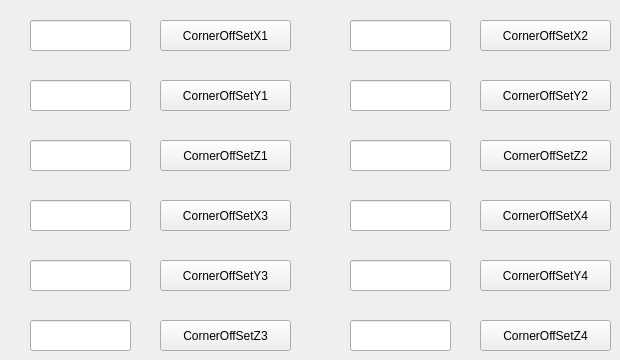
   <widget class="QWidget" name="page_7">
    <widget class="QPushButton" name="pushButton_FrameCornerOffSetY1">
     <property name="geometry">
      <rect>
       <x>160</x>
       <y>80</y>
       <width>131</width>
       <height>31</height>
      </rect>
     </property>
     <property name="styleSheet">
      <string notr="true">font: 75 12pt &quot;微软雅黑&quot;;</string>
     </property>
     <property name="text">
      <string>CornerOffSetY1</string>
     </property>
    </widget>
    <widget class="QPushButton" name="pushButton_FrameCornerOffSetX1">
     <property name="geometry">
      <rect>
       <x>160</x>
       <y>20</y>
       <width>131</width>
       <height>31</height>
      </rect>
     </property>
     <property name="styleSheet">
      <string notr="true">font: 75 12pt &quot;微软雅黑&quot;;</string>
     </property>
     <property name="text">
      <string>CornerOffSetX1</string>
     </property>
    </widget>
    <widget class="QLineEdit" name="lineEdit_FrameCornerOffSetX1">
     <property name="geometry">
      <rect>
       <x>30</x>
       <y>20</y>
       <width>101</width>
       <height>31</height>
      </rect>
     </property>
     <property name="alignment">
      <set>Qt::AlignCenter</set>
     </property>
    </widget>
    <widget class="QLineEdit" name="lineEdit_FrameCornerOffSetZ1">
     <property name="geometry">
      <rect>
       <x>30</x>
       <y>140</y>
       <width>101</width>
       <height>31</height>
      </rect>
     </property>
     <property name="alignment">
      <set>Qt::AlignCenter</set>
     </property>
    </widget>
    <widget class="QPushButton" name="pushButton_FrameCornerOffSetZ1">
     <property name="geometry">
      <rect>
       <x>160</x>
       <y>140</y>
       <width>131</width>
       <height>31</height>
      </rect>
     </property>
     <property name="styleSheet">
      <string notr="true">font: 75 12pt &quot;微软雅黑&quot;;</string>
     </property>
     <property name="text">
      <string>CornerOffSetZ1</string>
     </property>
    </widget>
    <widget class="QLineEdit" name="lineEdit_FrameCornerOffSetY1">
     <property name="geometry">
      <rect>
       <x>30</x>
       <y>80</y>
       <width>101</width>
       <height>31</height>
      </rect>
     </property>
     <property name="alignment">
      <set>Qt::AlignCenter</set>
     </property>
    </widget>
    <widget class="QPushButton" name="pushButton_FrameCornerOffSetZ2">
     <property name="geometry">
      <rect>
       <x>480</x>
       <y>140</y>
       <width>131</width>
       <height>31</height>
      </rect>
     </property>
     <property name="styleSheet">
      <string notr="true">font: 75 12pt &quot;微软雅黑&quot;;</string>
     </property>
     <property name="text">
      <string>CornerOffSetZ2</string>
     </property>
    </widget>
    <widget class="QLineEdit" name="lineEdit_FrameCornerOffSetZ2">
     <property name="geometry">
      <rect>
       <x>350</x>
       <y>140</y>
       <width>101</width>
       <height>31</height>
      </rect>
     </property>
     <property name="alignment">
      <set>Qt::AlignCenter</set>
     </property>
    </widget>
    <widget class="QLineEdit" name="lineEdit_FrameCornerOffSetX2">
     <property name="geometry">
      <rect>
       <x>350</x>
       <y>20</y>
       <width>101</width>
       <height>31</height>
      </rect>
     </property>
     <property name="alignment">
      <set>Qt::AlignCenter</set>
     </property>
    </widget>
    <widget class="QLineEdit" name="lineEdit_FrameCornerOffSetY2">
     <property name="geometry">
      <rect>
       <x>350</x>
       <y>80</y>
       <width>101</width>
       <height>31</height>
      </rect>
     </property>
     <property name="alignment">
      <set>Qt::AlignCenter</set>
     </property>
    </widget>
    <widget class="QPushButton" name="pushButton_FrameCornerOffSetY2">
     <property name="geometry">
      <rect>
       <x>480</x>
       <y>80</y>
       <width>131</width>
       <height>31</height>
      </rect>
     </property>
     <property name="styleSheet">
      <string notr="true">font: 75 12pt &quot;微软雅黑&quot;;</string>
     </property>
     <property name="text">
      <string>CornerOffSetY2</string>
     </property>
    </widget>
    <widget class="QPushButton" name="pushButton_FrameCornerOffSetX2">
     <property name="geometry">
      <rect>
       <x>480</x>
       <y>20</y>
       <width>131</width>
       <height>31</height>
      </rect>
     </property>
     <property name="styleSheet">
      <string notr="true">font: 75 12pt &quot;微软雅黑&quot;;</string>
     </property>
     <property name="text">
      <string>CornerOffSetX2</string>
     </property>
    </widget>
    <widget class="QPushButton" name="pushButton_FrameCornerOffSetZ3">
     <property name="geometry">
      <rect>
       <x>160</x>
       <y>320</y>
       <width>131</width>
       <height>31</height>
      </rect>
     </property>
     <property name="styleSheet">
      <string notr="true">font: 75 12pt &quot;微软雅黑&quot;;</string>
     </property>
     <property name="text">
      <string>CornerOffSetZ3</string>
     </property>
    </widget>
    <widget class="QPushButton" name="pushButton_FrameCornerOffSetY3">
     <property name="geometry">
      <rect>
       <x>160</x>
       <y>260</y>
       <width>131</width>
       <height>31</height>
      </rect>
     </property>
     <property name="styleSheet">
      <string notr="true">font: 75 12pt &quot;微软雅黑&quot;;</string>
     </property>
     <property name="text">
      <string>CornerOffSetY3</string>
     </property>
    </widget>
    <widget class="QLineEdit" name="lineEdit_FrameCornerOffSetY3">
     <property name="geometry">
      <rect>
       <x>30</x>
       <y>260</y>
       <width>101</width>
       <height>31</height>
      </rect>
     </property>
     <property name="alignment">
      <set>Qt::AlignCenter</set>
     </property>
    </widget>
    <widget class="QLineEdit" name="lineEdit_FrameCornerOffSetZ3">
     <property name="geometry">
      <rect>
       <x>30</x>
       <y>320</y>
       <width>101</width>
       <height>31</height>
      </rect>
     </property>
     <property name="alignment">
      <set>Qt::AlignCenter</set>
     </property>
    </widget>
    <widget class="QPushButton" name="pushButton_FrameCornerOffSetX3">
     <property name="geometry">
      <rect>
       <x>160</x>
       <y>200</y>
       <width>131</width>
       <height>31</height>
      </rect>
     </property>
     <property name="styleSheet">
      <string notr="true">font: 75 12pt &quot;微软雅黑&quot;;</string>
     </property>
     <property name="text">
      <string>CornerOffSetX3</string>
     </property>
    </widget>
    <widget class="QLineEdit" name="lineEdit_FrameCornerOffSetX3">
     <property name="geometry">
      <rect>
       <x>30</x>
       <y>200</y>
       <width>101</width>
       <height>31</height>
      </rect>
     </property>
     <property name="alignment">
      <set>Qt::AlignCenter</set>
     </property>
    </widget>
    <widget class="QPushButton" name="pushButton_FrameCornerOffSetZ4">
     <property name="geometry">
      <rect>
       <x>480</x>
       <y>320</y>
       <width>131</width>
       <height>31</height>
      </rect>
     </property>
     <property name="styleSheet">
      <string notr="true">font: 75 12pt &quot;微软雅黑&quot;;</string>
     </property>
     <property name="text">
      <string>CornerOffSetZ4</string>
     </property>
    </widget>
    <widget class="QLineEdit" name="lineEdit_FrameCornerOffSetY4">
     <property name="geometry">
      <rect>
       <x>350</x>
       <y>260</y>
       <width>101</width>
       <height>31</height>
      </rect>
     </property>
     <property name="alignment">
      <set>Qt::AlignCenter</set>
     </property>
    </widget>
    <widget class="QPushButton" name="pushButton_FrameCornerOffSetX4">
     <property name="geometry">
      <rect>
       <x>480</x>
       <y>200</y>
       <width>131</width>
       <height>31</height>
      </rect>
     </property>
     <property name="styleSheet">
      <string notr="true">font: 75 12pt &quot;微软雅黑&quot;;</string>
     </property>
     <property name="text">
      <string>CornerOffSetX4</string>
     </property>
    </widget>
    <widget class="QLineEdit" name="lineEdit_FrameCornerOffSetX4">
     <property name="geometry">
      <rect>
       <x>350</x>
       <y>200</y>
       <width>101</width>
       <height>31</height>
      </rect>
     </property>
     <property name="alignment">
      <set>Qt::AlignCenter</set>
     </property>
    </widget>
    <widget class="QPushButton" name="pushButton_FrameCornerOffSetY4">
     <property name="geometry">
      <rect>
       <x>480</x>
       <y>260</y>
       <width>131</width>
       <height>31</height>
      </rect>
     </property>
     <property name="styleSheet">
      <string notr="true">font: 75 12pt &quot;微软雅黑&quot;;</string>
     </property>
     <property name="text">
      <string>CornerOffSetY4</string>
     </property>
    </widget>
    <widget class="QLineEdit" name="lineEdit_FrameCornerOffSetZ4">
     <property name="geometry">
      <rect>
       <x>350</x>
       <y>320</y>
       <width>101</width>
       <height>31</height>
      </rect>
     </property>
     <property name="alignment">
      <set>Qt::AlignCenter</set>
     </property>
    </widget>
   </widget>
